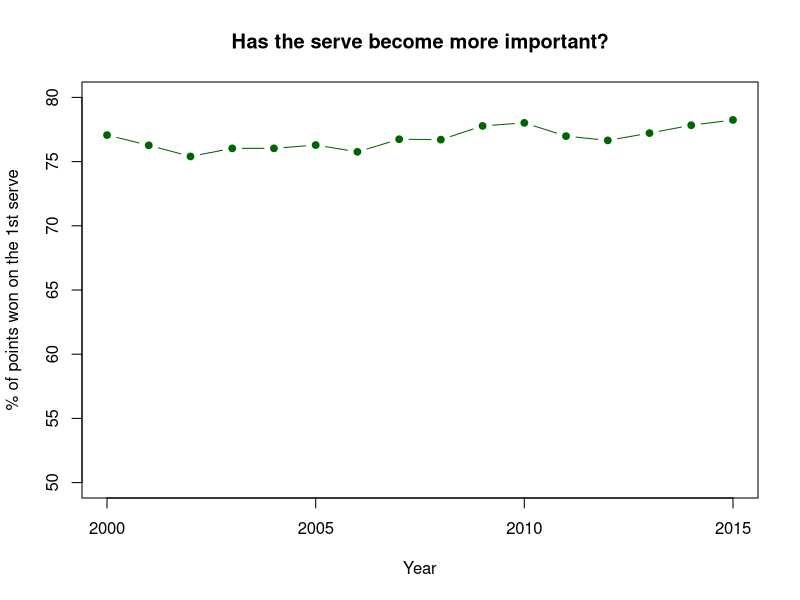
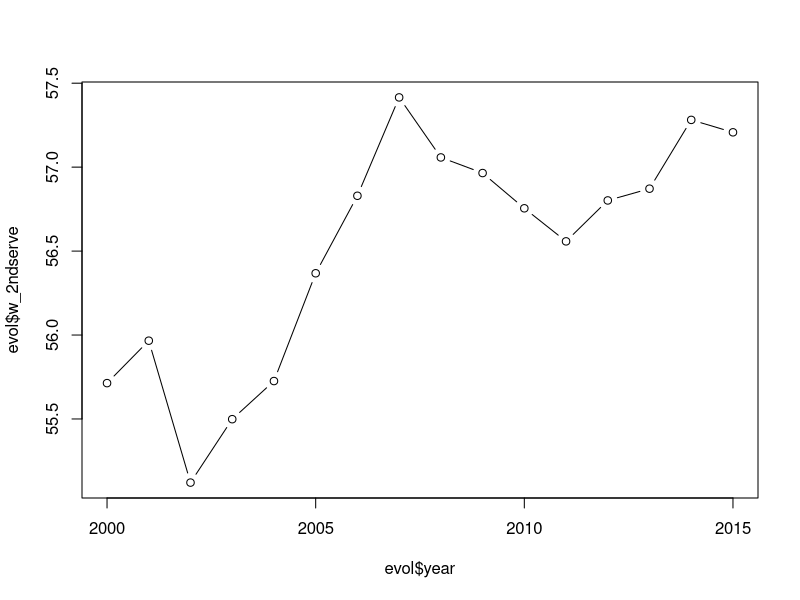
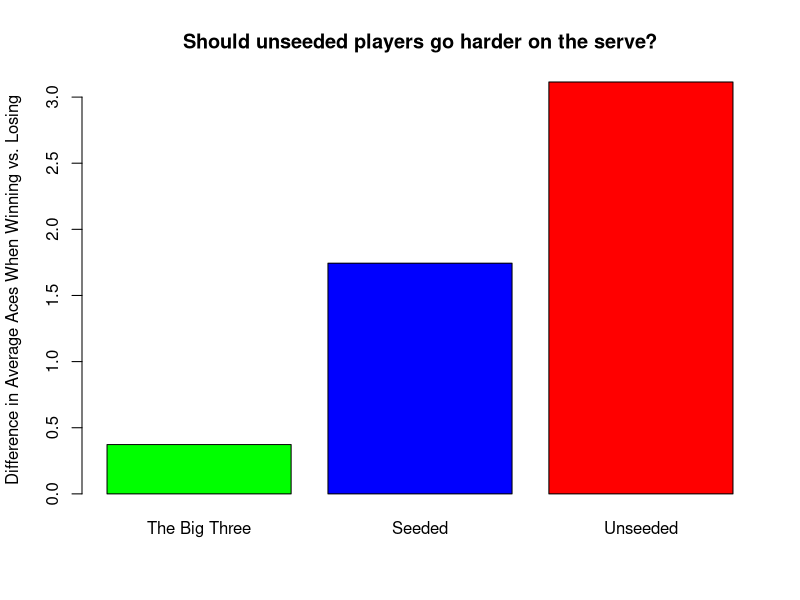
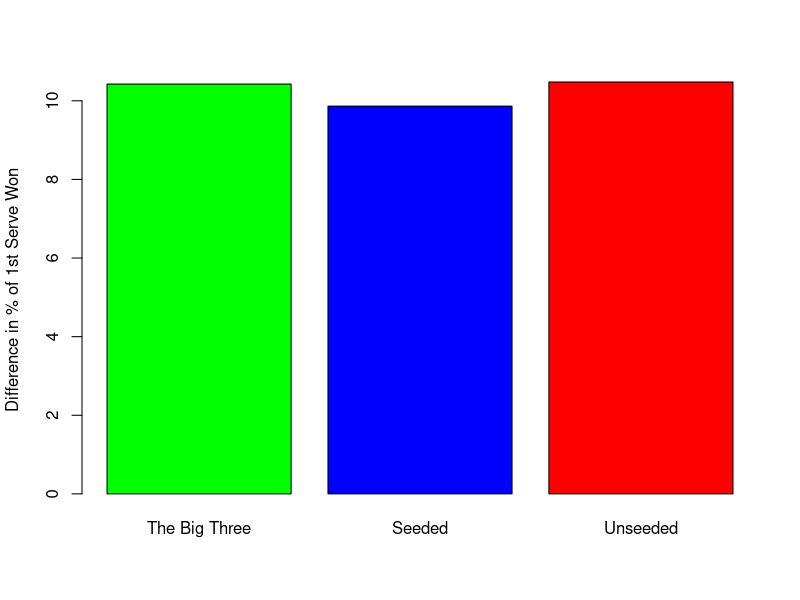
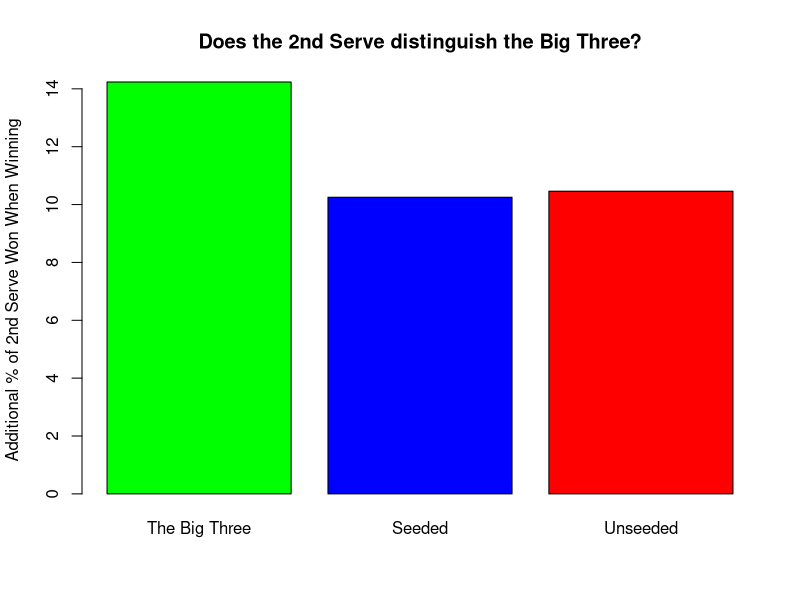

Here is the R script that generated these plots, in order:
## ---- chunk 1
knitr::opts_chunk$set(echo = TRUE)
library(tidyverse)
df <- read.csv('grand_slams_15.csv')
win_serve <- c('w_ace', 'w_df', 'w_svpt', 'w_1stIn', 'w_1stWon',
       'w_2ndWon', 'w_SvGms', 'w_bpconv')
lose_serve <- c('l_ace', 'l_df',
       'l_svpt', 'l_1stIn', 'l_1stWon', 'l_2ndWon', 'l_SvGms', 'l_bpconv')
## ---- chunk 2
find_year <- function(x) {
  as.numeric(paste(unlist(str_split(x, ''))[1:4], collapse = ''))
}
df$year <- vapply(df$tourney_date, FUN = find_year, numeric(1))
tb <- tibble(df)

evol<- tb %>% group_by(year) %>% 
  summarise(winner_aces = mean(w_ace, na.rm = TRUE),
            loser_aces = mean(l_ace, na.rm = TRUE),
            win_df = mean(w_df, na.rm = TRUE),
            lose_df = mean(l_df, na.rm = TRUE),
            win_sp = mean(w_svpt, na.rm = TRUE),
            l_sp = mean(l_svpt, na.rm = TRUE), 
            w_1stserve = mean(w_1stWon, na.rm = TRUE),
            w_2ndserve = mean(w_2ndWon, na.rm = TRUE))
evol
plot(evol$year,evol$w_1stserve, type = 'b', cex = 0.9, pch = 19, col = 'darkgreen', ylab = '% of points won on the 1st serve',
     xlab = 'Year', main = 'Has the serve become more important?', ylim = c(50,80))
plot(evol$year,evol$w_2ndserve, type = 'b')

## ---- chunk 3
surf<- tb %>% group_by(surface) %>% 
  summarise(winner_aces = mean(w_ace, na.rm = TRUE),
            loser_aces = mean(l_ace, na.rm = TRUE),
            win_df = mean(w_df, na.rm = TRUE),
            lose_df = mean(l_df, na.rm = TRUE),
            win_sp = mean(w_svpt, na.rm = TRUE),
            l_sp = mean(l_svpt, na.rm = TRUE), 
            w_1stserve = mean(w_1stWon, na.rm = TRUE),
            w_2ndserve = mean(w_2ndWon, na.rm = TRUE),
            l_1stserve = mean(l_1stWon, na.rm = TRUE),
            l_2ndserve = mean(l_2ndWon, na.rm = TRUE))
surf

surf %>% 
  mutate(ace_diff = winner_aces - loser_aces,
         df_diff = win_df - lose_df, first_serve = w_1stserve - l_1stserve, second_serve = w_2ndserve - l_2ndserve) %>% mutate(first_second_serve_diff = first_serve - second_serve) %>% 
  select(surface, ace_diff, df_diff, first_serve, second_serve, first_second_serve_diff)
## ---- chunk 4
big_three_w <- df[df$winner_name %in% c("Roger Federer", "Novak Djokovic", "Rafael Nadal"),]
w <- apply(big_three_w[,win_serve], MARGIN = 2, mean, na.rm = TRUE)

big_three_l <- df[df$loser_name %in% c("Roger Federer", "Novak Djokovic", "Rafael Nadal"),]
l <- apply(big_three_l[,lose_serve], MARGIN = 2, mean, na.rm = TRUE)

big3 <- w - l
big3
## ---- chunk 5
seeded_w <- df[!(df$winner_name %in% c("Roger Federer", "Novak Djokovic", "Rafael Nadal")) & !is.na(df$winner_seed),]
w <- apply(seeded_w[,win_serve], MARGIN = 2, mean, na.rm = TRUE)
seeded_l <- df[!(df$loser_name %in% c("Roger Federer", "Novak Djokovic", "Rafael Nadal")) & !is.na(df$loser_seed),]
l <- apply(seeded_l[,lose_serve], MARGIN = 2, mean, na.rm = TRUE)

seeded <- w - l
seeded
## ---- chunk 6
unseeded_w <- df[is.na(df$winner_seed),]
w <- apply(unseeded_w[,win_serve], MARGIN = 2, mean, na.rm = TRUE)
unseeded_l <- df[is.na(df$loser_seed),]
l <- apply(unseeded_l[,lose_serve], MARGIN = 2, mean, na.rm = TRUE)
unseeded <- w - l
unseeded
## ---- chunk 7
compare <- rbind(big3, seeded, unseeded)
rownames(compare) <- c("The Big Three", "Seeded", "Unseeded")
## ---- chunk 8
barplot(compare[,1], main = 'Should unseeded players go harder on the serve?', ylab = 'Difference in Average Aces When Winning vs. Losing', col = c('green', 'blue', 'red'))
## ---- chunk 9
barplot(compare[,5], col = c('green', 'blue', 'red'), ylab = 'Difference in % of 1st Serve Won')
barplot(compare[,6], col = c('green', 'blue', 'red'), ylab = 'Additional % of 2nd Serve Won When Winning',
        main = "Does the 2nd Serve distinguish the Big Three?")
